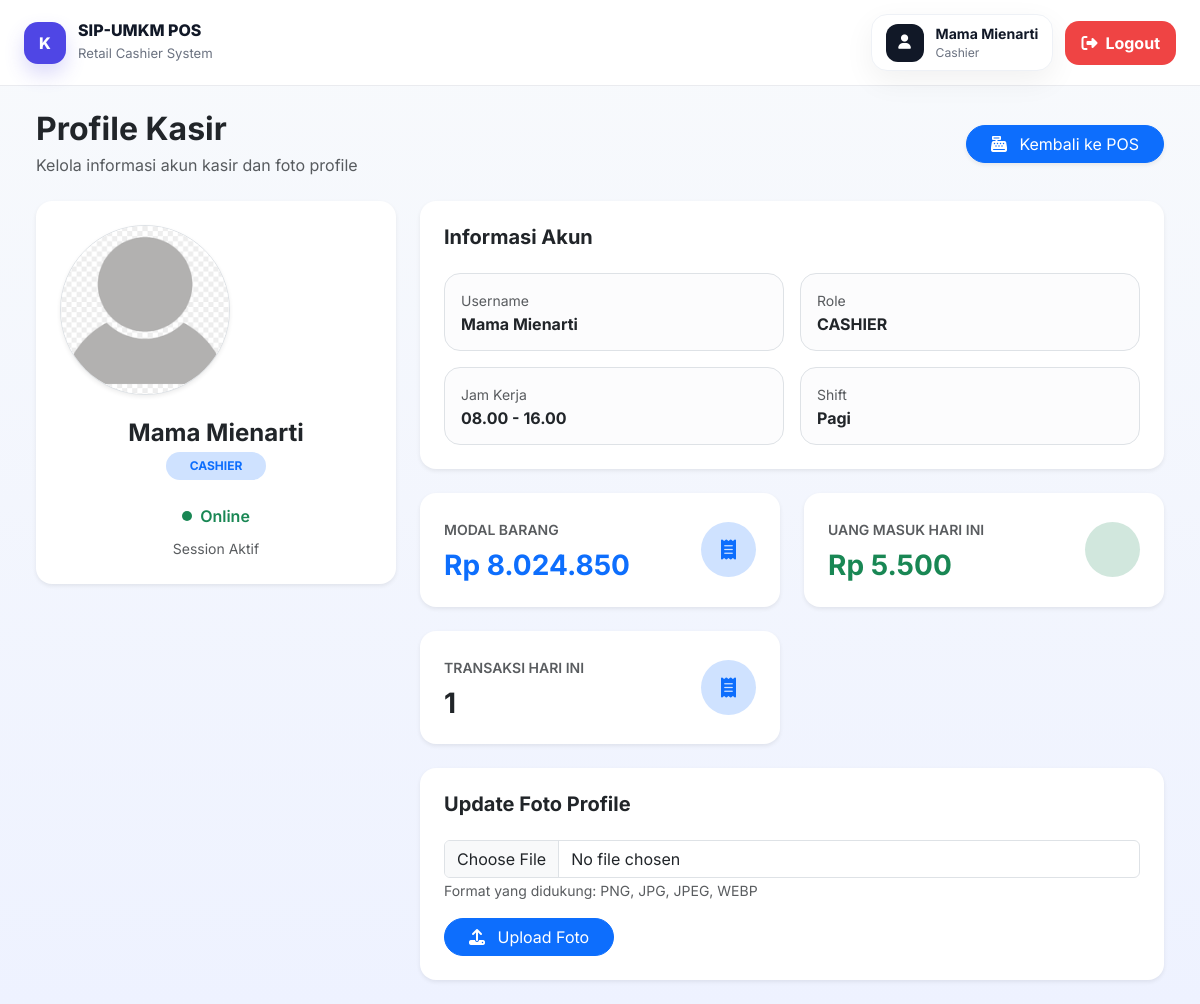
Page /cashier/profile (signed in) on the committed database.
### models/entities.py (models this page shows, shortened)
class User(db.Model, UserMixin):
    __tablename__ = 'user'
    id = db.Column(
        db.Integer,
        primary_key=True
    )
    username = db.Column(
        db.String(50),
        unique=True,
        nullable=False,
        index=True
    )
    password = db.Column(
        db.String(255),
        nullable=False
    )
    role = db.Column(
        db.String(20),
        nullable=False
    )
    profile_image = db.Column(
        db.String(255),
        nullable=True,
        default='default.png'
    )
    transactions = db.relationship(
        'Transaction',
        backref='cashier',
        lazy=True
    )

### routes/cashier_routes.py (the view, shortened to what this page needs)
@cashier_bp.route(
    '/profile',
    methods=['GET', 'POST']
)
@login_required
def profile():
    try:
        today = datetime.now().date()
        start_today = datetime.combine(
            today,
            time.min
        )
        end_today = datetime.combine(
            today,
            time.max
        )
        modal_barang = (
            db.session.query(
                func.sum(
                    Product.cost *
                    Product.stock
                )
            )
            .filter(
                Product.is_active == True
            )
            .scalar()
            or 0
        )
        uang_masuk_hari_ini = (
            db.session.query(
                func.sum(
                    Transaction.total_amount
                )
            )
            .filter(
                Transaction.timestamp >= start_today,
                Transaction.timestamp <= end_today
            )
            .scalar()
            or 0
        )
        jumlah_transaksi_hari_ini = (
            db.session.query(
                func.count(
                    Transaction.id
                )
            )
            .filter(
                Transaction.timestamp >= start_today,
                Transaction.timestamp <= end_today
            )
            .scalar()
            or 0
        )
        logger.info(
            f'PROFILE ACCESS | '
            f'USER: {current_user.username}'
        )
        return render_template(
        'cashier/profile.html',
        modal_barang=modal_barang,
        uang_masuk_hari_ini=uang_masuk_hari_ini,
        jumlah_transaksi_hari_ini=
            jumlah_transaksi_hari_ini
        )
    except Exception as error:
        logger.error(
            f'CASHIER PROFILE ERROR | '
            f'{str(error)}'
        )
        flash(
            'Terjadi kesalahan sistem',
            'danger'
        )
        return redirect(
            url_for('cashier.pos')
        )

### templates/cashier/profile.html (shortened to what this page needs)
{% extends 'cashier/base_cashier.html' %}
{% block content %}
<div class="container-fluid">
    <div class="d-flex justify-content-between align-items-center mb-4 flex-wrap gap-3">
        <div>
            <h2 class="fw-bold text-dark mb-1">
                Profile Kasir
            </h2>
            <p class="text-muted mb-0">
                Kelola informasi akun kasir dan foto profile
            </p>
        </div>
        <a
            href="{{ url_for('cashier.pos') }}"
            class="btn btn-primary rounded-pill px-4 shadow-sm"
        >
            <i class="fas fa-cash-register me-2"></i>
            Kembali ke POS
        </a>
    </div>
    <div class="row g-4">
        <div class="col-lg-4">
            <div class="card border-0 shadow-sm rounded-4 overflow-hidden">
                <div class="card-body text-center p-4">
                    <div class="mb-4">
                        <img
                            id="preview-image"
                            src="{{ url_for(
                                'static',
                                filename='uploads/profile/' + (
                                    current_user.profile_image
                                    or 'default.png'
                                )
                            ) }}"
                            alt="Profile"
                            class="rounded-circle shadow-sm border"
                            width="170"
                            height="170"
                            style="
                                object-fit: cover;
                                background: #ffffff;
                            "
                            onerror="this.src='/static/uploads/profile/default.png'"
                        >
                    </div>
                    <h4 class="fw-bold text-dark mb-1">
                        {{ current_user.username }}
                    </h4>
                    <span class="badge bg-primary-subtle text-primary px-4 py-2 rounded-pill text-uppercase fw-bold">
                        {{ current_user.role }}
                    </span>
                    <div class="mt-4">
                        <div class="d-flex justify-content-center align-items-center gap-2 mb-2">
                            <span
                                class="rounded-circle bg-success"
                                style="
                                    width: 10px;
                                    height: 10px;
                                    display: inline-block;
                                "
                            ></span>
                            <span class="fw-semibold text-success">
                                Online
                            </span>
                        </div>
                        <small class="text-muted">
                            Session Aktif
                        </small>
                    </div>
                </div>
            </div>
        </div>
        <div class="col-lg-8">
            <div class="card border-0 shadow-sm rounded-4 mb-4">
                <div class="card-body p-4">
                    <h5 class="fw-bold mb-4">
                        Informasi Akun
                    </h5>
                    <div class="row g-3">
                        <div class="col-md-6">
                            <div class="border rounded-4 p-3 h-100 bg-light-subtle">
                                <small class="text-muted d-block mb-1">
                                    Username
                                </small>
                                <h6 class="fw-bold mb-0">
                                    {{ current_user.username }}
                                </h6>
                            </div>
                        </div>
                        <div class="col-md-6">
                            <div class="border rounded-4 p-3 h-100 bg-light-subtle">
                                <small class="text-muted d-block mb-1">
                                    Role
                                </small>
                                <h6 class="fw-bold mb-0 text-uppercase">
                                    {{ current_user.role }}
                                </h6>
                            </div>
                        </div>
                        <div class="col-md-6">
                            <div class="border rounded-4 p-3 h-100 bg-light-subtle">
                                <small class="text-muted d-block mb-1">
                                    Jam Kerja
                                </small>
                                <h6 class="fw-bold mb-0">
                                    08.00 - 16.00
                                </h6>
                            </div>
                        </div>
                        <div class="col-md-6">
                            <div class="border rounded-4 p-3 h-100 bg-light-subtle">
                                <small class="text-muted d-block mb-1">
                                    Shift
                                </small>
                                <h6 class="fw-bold mb-0">
                                    Pagi
                                </h6>
                            </div>
                        </div>
                    </div>
                </div>
            </div>
            <div class="row g-4 mb-4">
                <div class="col-md-6">
                    <div class="card border-0 shadow-sm rounded-4 h-100">
                        <div class="card-body p-4">
                            <div class="d-flex justify-content-between align-items-center">
                                <div>
                                    <small class="text-muted fw-semibold">
                                        MODAL BARANG
                                    </small>
                                    <h3 class="fw-bold mt-2 mb-0 text-primary">
                                        {{ modal_barang | rupiah }}
                                    </h3>
                                </div>
                                <div
                                    class="bg-primary-subtle text-primary rounded-circle d-flex align-items-center justify-content-center"
                                    style="
                                        width: 55px;
                                        height: 55px;
                                    "
                                >
                                    <i class="fas fa-receipt fs-5"></i>
                                </div>
                            </div>
                        </div>
                    </div>
                </div>
                <div class="col-md-6">
                    <div class="card border-0 shadow-sm rounded-4 h-100">
                        <div class="card-body p-4">
                            <div class="d-flex justify-content-between align-items-center">
                                <div>
                                    <small class="text-muted fw-semibold">
                                        UANG MASUK HARI INI
                                    </small>
                                    <h3 class="fw-bold mt-2 mb-0 text-success">
                                        {{ uang_masuk_hari_ini | rupiah }}
                                    </h3>
                                </div>
                                <div
                                    class="bg-success-subtle text-success rounded-circle d-flex align-items-center justify-content-center"
                                    style="
                                        width: 55px;
                                        height: 55px;
                                    "
                                >
                                </div>
                            </div>
                        </div>
                    </div>
                </div>
                <div class="col-md-6">
                    <div class="card border-0 shadow-sm rounded-4 h-100">
                        <div class="card-body p-4">
                            <div class="d-flex justify-content-between align-items-center">
                                <div>
                                    <small class="text-muted fw-semibold">
                                        TRANSAKSI HARI INI
                                    </small>
                                    <h3 class="fw-bold mt-2 mb-0 text-dark">
                                        {{ jumlah_transaksi_hari_ini }}
                                    </h3>
                                </div>
                                <div
                                    class="bg-primary-subtle text-primary rounded-circle d-flex align-items-center justify-content-center"
                                    style="
                                        width: 55px;
                                        height: 55px;
                                    "
                                >
                                    <i class="fas fa-receipt fs-5"></i>
                                </div>
                            </div>
                        </div>
                    </div>
                </div>
            </div>
            <div class="card border-0 shadow-sm rounded-4">
                <div class="card-body p-4">
                    <h5 class="fw-bold mb-4">
                        Update Foto Profile
                    </h5>
                    <form
                        method="POST"
                        enctype="multipart/form-data"
                    >
                        <div class="mb-3">
                            <input
                                type="file"
                                name="profile_image"
                                id="profileInput"
                                class="form-control"
                                accept=".png,.jpg,.jpeg,.webp"
                                required
                            >
                            <small class="text-muted">
                                Format yang didukung:
                                PNG, JPG, JPEG, WEBP
                            </small>
                        </div>
                        <button
                            type="submit"
                            class="btn btn-primary rounded-pill px-4"
                        >
                            <i class="fas fa-upload me-2"></i>
                            Upload Foto
                        </button>
                    </form>
                </div>
            </div>
        </div>
    </div>
</div>
{% endblock %}

### templates/cashier/base_cashier.html (shortened to what this page needs)
<!DOCTYPE html>
<html lang="id">
<head>
    <link
        href="https://cdn.jsdelivr.net/npm/bootstrap@5.3.0/dist/css/bootstrap.min.css"
        rel="stylesheet"
    >
    <link
        href="https://cdnjs.cloudflare.com/ajax/libs/font-awesome/6.5.0/css/all.min.css"
        rel="stylesheet"
    >
    <link
        rel="stylesheet"
        href="{{ url_for('static',
        filename='css/pos.css') }}"
    >
</head>
<body>
    <header class="cashier-navbar">
        <div class="cashier-navbar-content">
            <div class="cashier-brand">
                <div class="cashier-brand-icon">
                    K
                </div>
                <div class="cashier-brand-text">
                    <h5>
                        SIP-UMKM POS
                    </h5>
                    <span>
                        Retail Cashier System
                    </span>
                </div>
            </div>
            <div class="cashier-actions">
                <div class="cashier-user">
                    <div class="cashier-user-avatar">
                        <i class="fas fa-user"></i>
                    </div>
                    <div class="cashier-user-info">
                        <strong>
                            {{ current_user.username }}
                        </strong>
                        <small>
                            Cashier
                        </small>
                    </div>
                </div>
                <a
                    href="{{ url_for('auth.logout') }}"
                    class="logout-btn">
                    <i class="fas fa-sign-out-alt"></i>
                    <span>
                        Logout
                    </span>
                </a>
            </div>
        </div>
    </header>
    <main class="cashier-content">
        {% block content %}{% endblock %}
    </main>
</body>
</html>

### rows in the picture
User: username "Mama Mienarti", profile_image (placeholder picture), role "CASHIER"

### other values in the picture
{{ modal_barang | rupiah }} "Rp 8.024.850"
{{ uang_masuk_hari_ini | rupiah }} "Rp 5.500"
{{ jumlah_transaksi_hari_ini }} "1"
